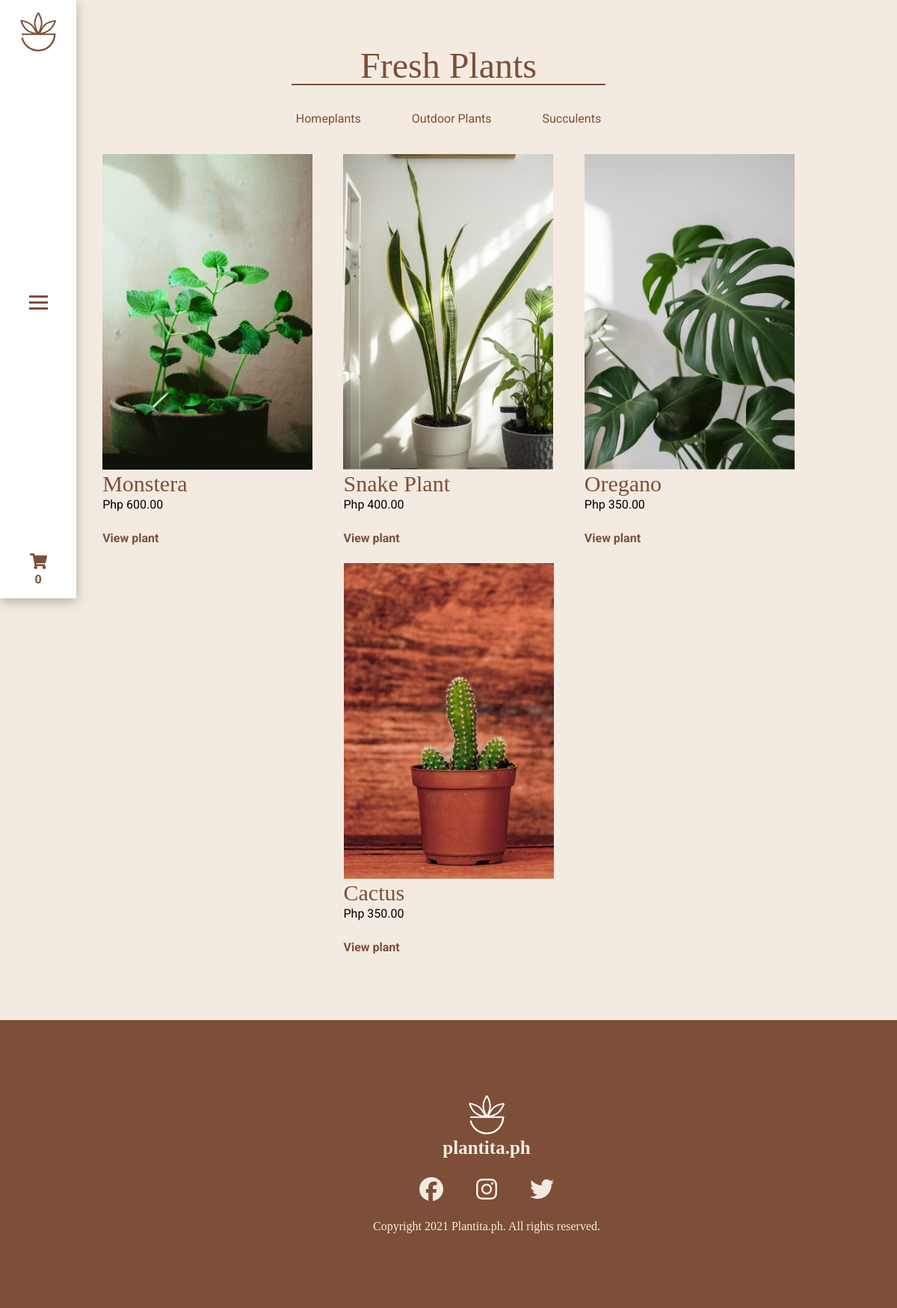
The page /catalogue/catalogue.php on the database as committed earlier.
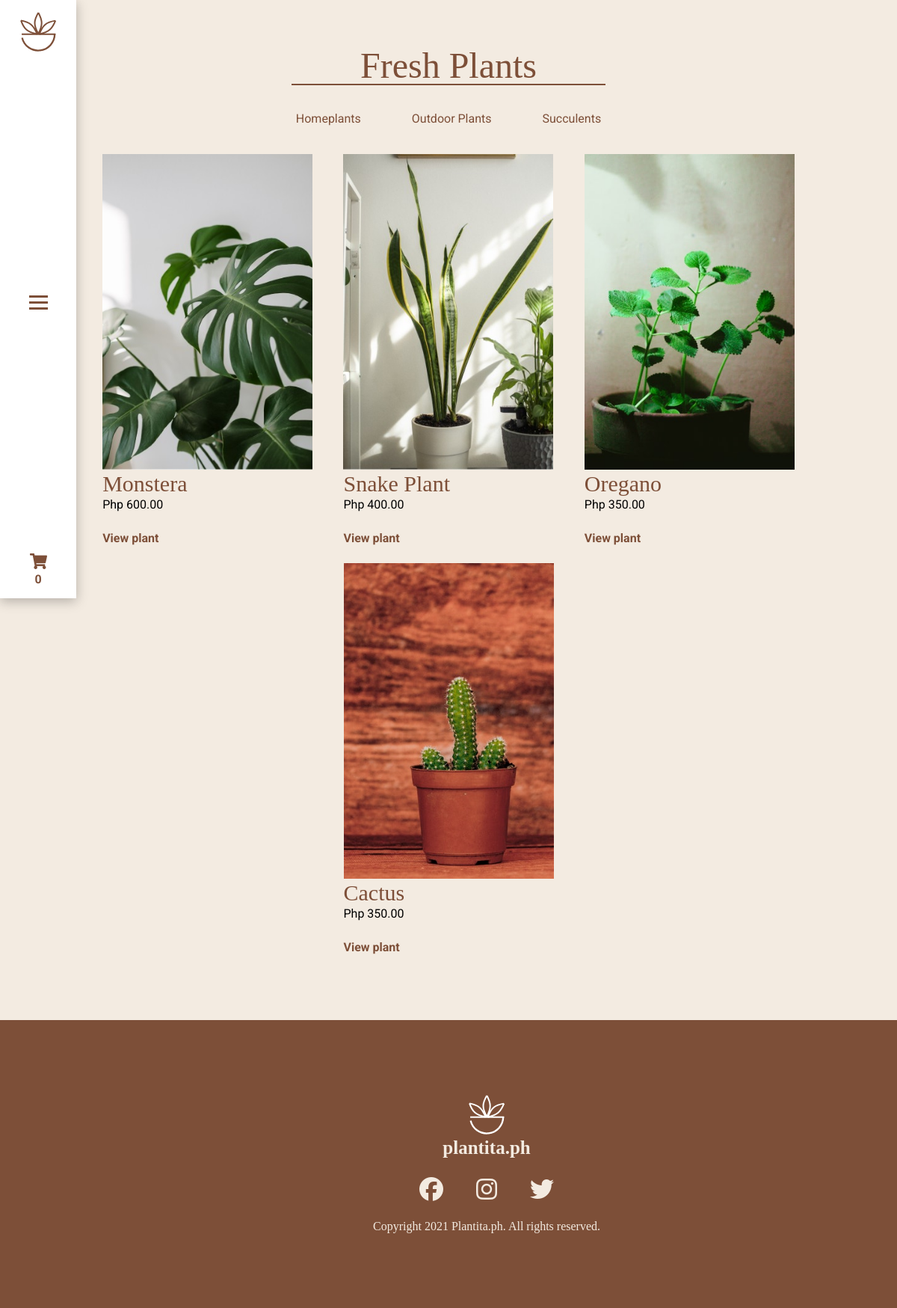
The same page on the database as committed later.
### tables this page shows
CREATE TABLE `products` (
  `product_id` int(11) NOT NULL,
  `product_name` varchar(200) NOT NULL,
  `cat_id` int(11) NOT NULL,
  `price` varchar(200) NOT NULL,
  `thumb` varchar(200) NOT NULL,
  `product_description` varchar(200) NOT NULL
);

### catalogue/catalogue.php (the view, shortened to what this page needs)
<!DOCTYPE html>
<html lang="en">
<head>
    <link rel="stylesheet" href="../navbar/style.css">
    <link rel="stylesheet" href="style.css">
    <?php
        include('../config/db.php');
    ?>
</head>
<body>
    <div class="container-wrapper">
        <?php
            include_once '../navbar/navbar.php';
        ?>
        <div class="sections">
            <section class="third-page">
                <div class="third-page-container">
                    <div class="third-page-heading">
                        <a href="catalogue.php"><h1>Fresh Plants</h1></a>
                    </div>
                    <div class="third-page-sort">
                        <ul>
                            <?php
                                $sql2 = "SELECT * FROM category";
                                $result2 = mysqli_query($conn, $sql2);
                                while($row2 = mysqli_fetch_assoc($result2)) {
                            ?>
                                    <li><a href="catalogue.php?id=<?php echo $row2["cat_id"] ?>"><?php echo  $row2["cat_name"] ?></a></li>
                            <?php
                                }
                            ?>
                        </ul>
                    </div>
                        <div class="bestseller-content">
                    <?php
                        $sql = "SELECT * FROM products";
                        $result = mysqli_query($conn, $sql);
                        $count = 1;
                        while($row = mysqli_fetch_assoc($result)) {
                            if($count > 3){
                    ?>
                        <div class="bestseller-content">
                    <?php
                                $count = 1;
                            }
                    ?>
                            <div class="bestseller-<?php echo  $count ?> bestseller">
                                <img src="../admin/<?php echo  $row["thumb"] ?>" alt="<?php echo  $row["product_name"] ?>" class="top-image">
                                    <h2 class="bestseller-title"><?php echo  $row["product_name"] ?></h2>
                                    <p class="price">Php <?php echo  $row["price"] ?>.00</p>
                                    <a href="single.php?id=<?php echo  $row["product_id"] ?>" class="view-plant-action">View plant</a>
                            </div>
                    <?php
                            $count = $count + 1;
                            if($count > 3){
                    ?>
                                </div>
                    <?php
                            }
                        }
                    ?>
                </div>
            </section>
            <footer>
                <div class="footer-container">
                    <div class="footer-logo">
                        <img src="img/Logo.svg" alt="logo-for-footer" class="logo-footer">
                        <h2 class="footer-headings">plantita.ph</h2>
                    </div>
                    <div class="footer-socmeds">
                        <a href="https://facebook.com"><i class="fab fa-facebook fa-2x"></i></a>
                        <a href="https://instagram.com"><i class="fab fa-instagram fa-2x"></i></a>
                        <a href="https://twitter.com"><i class="fab fa-twitter fa-2x"></i></a>
                    </div>
                    <div class="copyright">
                        <p>Copyright 2021 Plantita.ph. All rights reserved.</p>
                    </div>
                </div>
            </footer>
        </div>
    </div>
</body>
</html>

Rows that differ between the two databases and show on the page:
changed products "Monstera": thumb: a different picture
changed products "Oregano": thumb: a different picture
